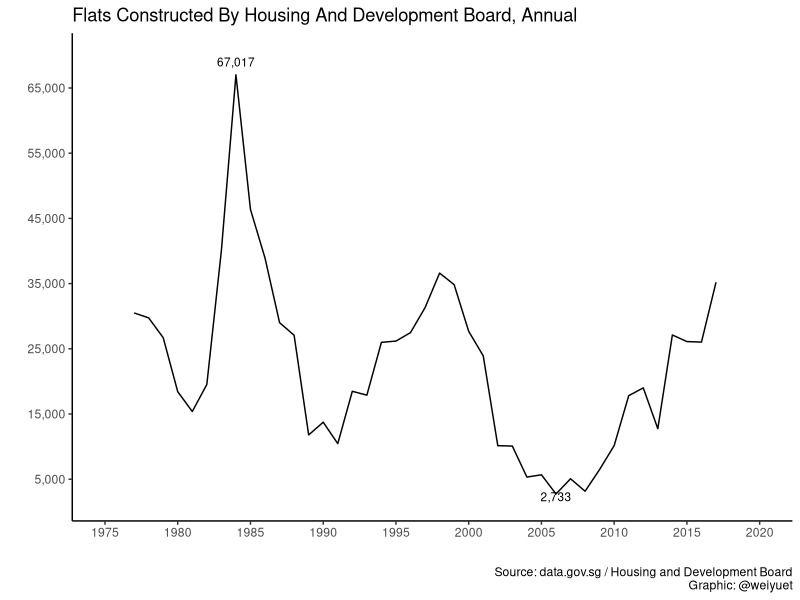
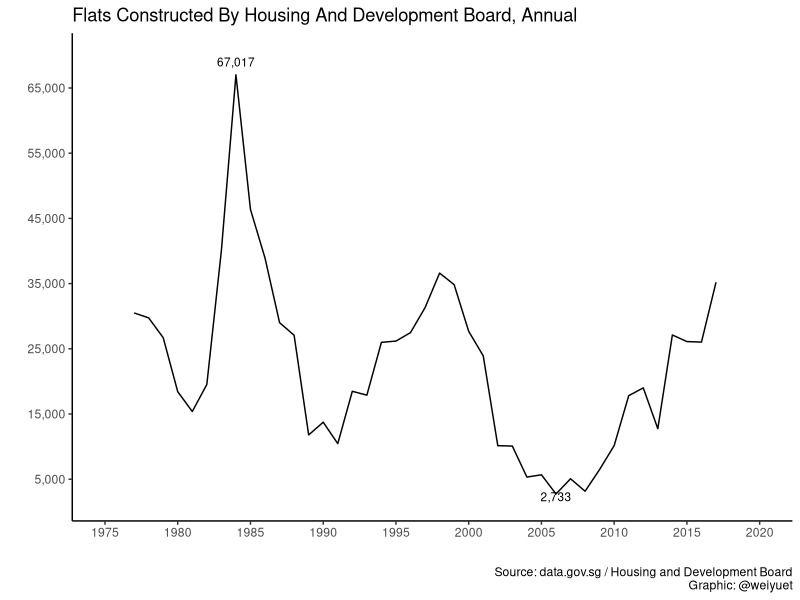

R code for these plots, in order:
#Load libraries
library(tidyverse)
library(scales)

#Load data
flats_constructed <- read_csv("data/flats-constructed/flats-constructed-by-housing-and-development-board-annual.csv")

#Plot number of flats constructed
flats_constructed %>% 
  ggplot(aes(x = year, y = flats_constructed)) +
  geom_line() +
  scale_x_continuous(limits = c(1975, 2020),
                     breaks = seq(1975, 2020, 5)) +
  scale_y_continuous(limits = c(2000, 70000),
                     breaks = seq(5000, 70000, 10000),
                     labels = label_number(big.mark = ",")) +
  annotate("text", x = 1984, y = 69000, label = "67,017", size = 3) + #peak
  annotate("text", x = 2006, y = 2300, label = "2,733", size = 3) + #trough
  theme_classic() +
  labs(x = "", y = "",
       title = "Flats Constructed By Housing And Development Board, Annual",
       caption = "Source: data.gov.sg / Housing and Development Board\nGraphic: @weiyuet")

#Save png
ggsave("figures/flats-constructed.png", width = 6, height = 4.5)
